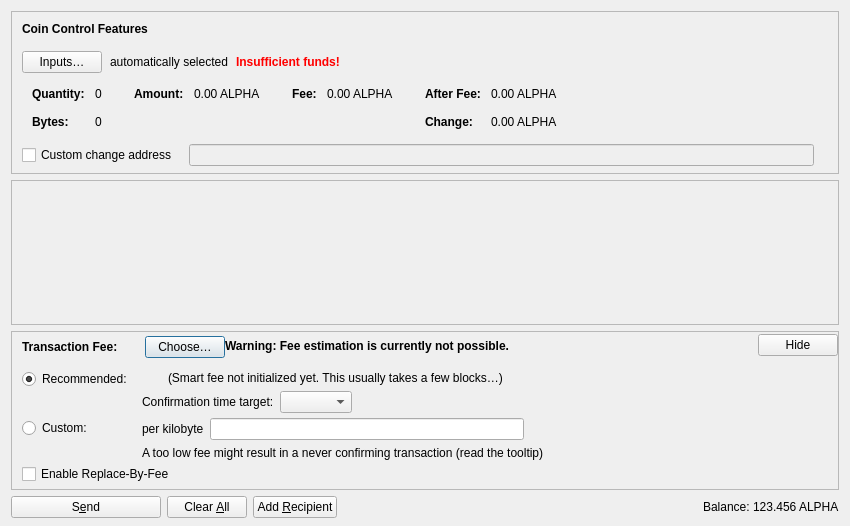
<?xml version="1.0" encoding="UTF-8"?>
<ui version="4.0">
 <class>SendCoinsDialog</class>
 <widget class="QDialog" name="SendCoinsDialog">
  <property name="geometry">
   <rect>
    <x>0</x>
    <y>0</y>
    <width>850</width>
    <height>526</height>
   </rect>
  </property>
  <property name="windowTitle">
   <string>Send Coins</string>
  </property>
  <layout class="QVBoxLayout" name="verticalLayout" stretch="0,1,0,0">
   <property name="bottomMargin">
    <number>8</number>
   </property>
   <item>
    <widget class="QFrame" name="frameCoinControl">
     <property name="sizePolicy">
      <sizepolicy hsizetype="Expanding" vsizetype="Expanding">
       <horstretch>0</horstretch>
       <verstretch>0</verstretch>
      </sizepolicy>
     </property>
     <property name="maximumSize">
      <size>
       <width>16777215</width>
       <height>16777215</height>
      </size>
     </property>
     <property name="frameShape">
      <enum>QFrame::StyledPanel</enum>
     </property>
     <property name="frameShadow">
      <enum>QFrame::Sunken</enum>
     </property>
     <layout class="QVBoxLayout" name="verticalLayoutCoinControl2">
      <property name="spacing">
       <number>0</number>
      </property>
      <property name="leftMargin">
       <number>0</number>
      </property>
      <property name="topMargin">
       <number>0</number>
      </property>
      <property name="rightMargin">
       <number>0</number>
      </property>
      <property name="bottomMargin">
       <number>6</number>
      </property>
      <item>
       <layout class="QVBoxLayout" name="verticalLayoutCoinControl" stretch="0,0,0,0,1">
        <property name="spacing">
         <number>0</number>
        </property>
        <property name="leftMargin">
         <number>10</number>
        </property>
        <property name="topMargin">
         <number>10</number>
        </property>
        <item>
         <layout class="QHBoxLayout" name="horizontalLayoutCoinControl1">
          <property name="bottomMargin">
           <number>15</number>
          </property>
          <item>
           <widget class="QLabel" name="labelCoinControlFeatures">
            <property name="sizePolicy">
             <sizepolicy hsizetype="Preferred" vsizetype="Maximum">
              <horstretch>0</horstretch>
              <verstretch>0</verstretch>
             </sizepolicy>
            </property>
            <property name="font">
             <font>
              <weight>75</weight>
              <bold>true</bold>
             </font>
            </property>
            <property name="styleSheet">
             <string notr="true">font-weight:bold;</string>
            </property>
            <property name="text">
             <string>Coin Control Features</string>
            </property>
           </widget>
          </item>
         </layout>
        </item>
        <item>
         <layout class="QHBoxLayout" name="horizontalLayoutCoinControl2" stretch="0,0,0,0">
          <property name="spacing">
           <number>8</number>
          </property>
          <property name="bottomMargin">
           <number>10</number>
          </property>
          <item>
           <widget class="QPushButton" name="pushButtonCoinControl">
            <property name="styleSheet">
             <string notr="true"/>
            </property>
            <property name="text">
             <string>Inputs…</string>
            </property>
            <property name="autoDefault">
             <bool>false</bool>
            </property>
           </widget>
          </item>
          <item>
           <widget class="QLabel" name="labelCoinControlAutomaticallySelected">
            <property name="text">
             <string>automatically selected</string>
            </property>
            <property name="margin">
             <number>5</number>
            </property>
           </widget>
          </item>
          <item>
           <widget class="QLabel" name="labelCoinControlInsuffFunds">
            <property name="font">
             <font>
              <weight>75</weight>
              <bold>true</bold>
             </font>
            </property>
            <property name="styleSheet">
             <string notr="true">color:red;font-weight:bold;</string>
            </property>
            <property name="text">
             <string>Insufficient funds!</string>
            </property>
            <property name="margin">
             <number>5</number>
            </property>
           </widget>
          </item>
          <item>
           <spacer name="horizontalSpacerCoinControl">
            <property name="orientation">
             <enum>Qt::Horizontal</enum>
            </property>
            <property name="sizeHint" stdset="0">
             <size>
              <width>40</width>
              <height>1</height>
             </size>
            </property>
           </spacer>
          </item>
         </layout>
        </item>
        <item>
         <widget class="QWidget" name="widgetCoinControl" native="true">
          <property name="sizePolicy">
           <sizepolicy hsizetype="Preferred" vsizetype="Preferred">
            <horstretch>0</horstretch>
            <verstretch>0</verstretch>
           </sizepolicy>
          </property>
          <property name="minimumSize">
           <size>
            <width>0</width>
            <height>0</height>
           </size>
          </property>
          <property name="styleSheet">
           <string notr="true"/>
          </property>
          <layout class="QHBoxLayout" name="horizontalLayoutCoinControl5">
           <property name="leftMargin">
            <number>0</number>
           </property>
           <property name="topMargin">
            <number>0</number>
           </property>
           <property name="rightMargin">
            <number>0</number>
           </property>
           <property name="bottomMargin">
            <number>0</number>
           </property>
           <item>
            <layout class="QHBoxLayout" name="horizontalLayoutCoinControl3" stretch="0,0,0,1">
             <property name="spacing">
              <number>20</number>
             </property>
             <property name="topMargin">
              <number>0</number>
             </property>
             <property name="bottomMargin">
              <number>10</number>
             </property>
             <item>
              <layout class="QFormLayout" name="formLayoutCoinControl1">
               <property name="labelAlignment">
                <set>Qt::AlignLeft|Qt::AlignVCenter</set>
               </property>
               <property name="horizontalSpacing">
                <number>10</number>
               </property>
               <property name="verticalSpacing">
                <number>14</number>
               </property>
               <property name="leftMargin">
                <number>10</number>
               </property>
               <property name="topMargin">
                <number>4</number>
               </property>
               <property name="rightMargin">
                <number>6</number>
               </property>
               <item row="0" column="0">
                <widget class="QLabel" name="labelCoinControlQuantityText">
                 <property name="font">
                  <font>
                   <weight>75</weight>
                   <bold>true</bold>
                  </font>
                 </property>
                 <property name="text">
                  <string>Quantity:</string>
                 </property>
                 <property name="margin">
                  <number>0</number>
                 </property>
                </widget>
               </item>
               <item row="0" column="1">
                <widget class="QLabel" name="labelCoinControlQuantity">
                 <property name="cursor">
                  <cursorShape>IBeamCursor</cursorShape>
                 </property>
                 <property name="contextMenuPolicy">
                  <enum>Qt::ActionsContextMenu</enum>
                 </property>
                 <property name="text">
                  <string notr="true">0</string>
                 </property>
                 <property name="margin">
                  <number>0</number>
                 </property>
                 <property name="textInteractionFlags">
                  <set>Qt::LinksAccessibleByMouse|Qt::TextSelectableByKeyboard|Qt::TextSelectableByMouse</set>
                 </property>
                </widget>
               </item>
               <item row="1" column="0">
                <widget class="QLabel" name="labelCoinControlBytesText">
                 <property name="font">
                  <font>
                   <weight>75</weight>
                   <bold>true</bold>
                  </font>
                 </property>
                 <property name="text">
                  <string>Bytes:</string>
                 </property>
                </widget>
               </item>
               <item row="1" column="1">
                <widget class="QLabel" name="labelCoinControlBytes">
                 <property name="cursor">
                  <cursorShape>IBeamCursor</cursorShape>
                 </property>
                 <property name="contextMenuPolicy">
                  <enum>Qt::ActionsContextMenu</enum>
                 </property>
                 <property name="text">
                  <string notr="true">0</string>
                 </property>
                 <property name="textInteractionFlags">
                  <set>Qt::LinksAccessibleByMouse|Qt::TextSelectableByKeyboard|Qt::TextSelectableByMouse</set>
                 </property>
                </widget>
               </item>
              </layout>
             </item>
             <item>
              <layout class="QFormLayout" name="formLayoutCoinControl2">
               <property name="horizontalSpacing">
                <number>10</number>
               </property>
               <property name="verticalSpacing">
                <number>14</number>
               </property>
               <property name="leftMargin">
                <number>6</number>
               </property>
               <property name="topMargin">
                <number>4</number>
               </property>
               <property name="rightMargin">
                <number>6</number>
               </property>
               <item row="0" column="0">
                <widget class="QLabel" name="labelCoinControlAmountText">
                 <property name="font">
                  <font>
                   <weight>75</weight>
                   <bold>true</bold>
                  </font>
                 </property>
                 <property name="text">
                  <string>Amount:</string>
                 </property>
                 <property name="margin">
                  <number>0</number>
                 </property>
                </widget>
               </item>
               <item row="0" column="1">
                <widget class="QLabel" name="labelCoinControlAmount">
                 <property name="cursor">
                  <cursorShape>IBeamCursor</cursorShape>
                 </property>
                 <property name="contextMenuPolicy">
                  <enum>Qt::ActionsContextMenu</enum>
                 </property>
                 <property name="text">
                  <string notr="true">0.00 ALPHA</string>
                 </property>
                 <property name="textInteractionFlags">
                  <set>Qt::LinksAccessibleByMouse|Qt::TextSelectableByKeyboard|Qt::TextSelectableByMouse</set>
                 </property>
                </widget>
               </item>
              </layout>
             </item>
             <item>
              <layout class="QFormLayout" name="formLayoutCoinControl3">
               <property name="horizontalSpacing">
                <number>10</number>
               </property>
               <property name="verticalSpacing">
                <number>14</number>
               </property>
               <property name="leftMargin">
                <number>6</number>
               </property>
               <property name="topMargin">
                <number>4</number>
               </property>
               <property name="rightMargin">
                <number>6</number>
               </property>
               <item row="0" column="0">
                <widget class="QLabel" name="labelCoinControlFeeText">
                 <property name="font">
                  <font>
                   <weight>75</weight>
                   <bold>true</bold>
                  </font>
                 </property>
                 <property name="text">
                  <string>Fee:</string>
                 </property>
                 <property name="margin">
                  <number>0</number>
                 </property>
                </widget>
               </item>
               <item row="0" column="1">
                <widget class="QLabel" name="labelCoinControlFee">
                 <property name="cursor">
                  <cursorShape>IBeamCursor</cursorShape>
                 </property>
                 <property name="contextMenuPolicy">
                  <enum>Qt::ActionsContextMenu</enum>
                 </property>
                 <property name="text">
                  <string notr="true">0.00 ALPHA</string>
                 </property>
                 <property name="textInteractionFlags">
                  <set>Qt::LinksAccessibleByMouse|Qt::TextSelectableByKeyboard|Qt::TextSelectableByMouse</set>
                 </property>
                </widget>
               </item>
              </layout>
             </item>
             <item>
              <layout class="QFormLayout" name="formLayoutCoinControl4">
               <property name="labelAlignment">
                <set>Qt::AlignLeft|Qt::AlignVCenter</set>
               </property>
               <property name="horizontalSpacing">
                <number>10</number>
               </property>
               <property name="verticalSpacing">
                <number>14</number>
               </property>
               <property name="leftMargin">
                <number>6</number>
               </property>
               <property name="topMargin">
                <number>4</number>
               </property>
               <property name="rightMargin">
                <number>6</number>
               </property>
               <item row="0" column="0">
                <widget class="QLabel" name="labelCoinControlAfterFeeText">
                 <property name="font">
                  <font>
                   <weight>75</weight>
                   <bold>true</bold>
                  </font>
                 </property>
                 <property name="text">
                  <string>After Fee:</string>
                 </property>
                 <property name="margin">
                  <number>0</number>
                 </property>
                </widget>
               </item>
               <item row="0" column="1">
                <widget class="QLabel" name="labelCoinControlAfterFee">
                 <property name="cursor">
                  <cursorShape>IBeamCursor</cursorShape>
                 </property>
                 <property name="contextMenuPolicy">
                  <enum>Qt::ActionsContextMenu</enum>
                 </property>
                 <property name="text">
                  <string notr="true">0.00 ALPHA</string>
                 </property>
                 <property name="textInteractionFlags">
                  <set>Qt::LinksAccessibleByMouse|Qt::TextSelectableByKeyboard|Qt::TextSelectableByMouse</set>
                 </property>
                </widget>
               </item>
               <item row="1" column="0">
                <widget class="QLabel" name="labelCoinControlChangeText">
                 <property name="font">
                  <font>
                   <weight>75</weight>
                   <bold>true</bold>
                  </font>
                 </property>
                 <property name="text">
                  <string>Change:</string>
                 </property>
                </widget>
               </item>
               <item row="1" column="1">
                <widget class="QLabel" name="labelCoinControlChange">
                 <property name="cursor">
                  <cursorShape>IBeamCursor</cursorShape>
                 </property>
                 <property name="contextMenuPolicy">
                  <enum>Qt::ActionsContextMenu</enum>
                 </property>
                 <property name="text">
                  <string notr="true">0.00 ALPHA</string>
                 </property>
                 <property name="textInteractionFlags">
                  <set>Qt::LinksAccessibleByMouse|Qt::TextSelectableByKeyboard|Qt::TextSelectableByMouse</set>
                 </property>
                </widget>
               </item>
              </layout>
             </item>
            </layout>
           </item>
          </layout>
         </widget>
        </item>
        <item>
         <layout class="QHBoxLayout" name="horizontalLayoutCoinControl4" stretch="0,0,0">
          <property name="spacing">
           <number>12</number>
          </property>
          <property name="sizeConstraint">
           <enum>QLayout::SetDefaultConstraint</enum>
          </property>
          <property name="topMargin">
           <number>5</number>
          </property>
          <property name="rightMargin">
           <number>5</number>
          </property>
          <item>
           <widget class="QCheckBox" name="checkBoxCoinControlChange">
            <property name="toolTip">
             <string>If this is activated, but the change address is empty or invalid, change will be sent to a newly generated address.</string>
            </property>
            <property name="text">
             <string>Custom change address</string>
            </property>
           </widget>
          </item>
          <item>
           <widget class="QValidatedLineEdit" name="lineEditCoinControlChange">
            <property name="enabled">
             <bool>false</bool>
            </property>
            <property name="sizePolicy">
             <sizepolicy hsizetype="Expanding" vsizetype="Fixed">
              <horstretch>0</horstretch>
              <verstretch>0</verstretch>
             </sizepolicy>
            </property>
           </widget>
          </item>
          <item>
           <widget class="QLabel" name="labelCoinControlChangeLabel">
            <property name="sizePolicy">
             <sizepolicy hsizetype="Preferred" vsizetype="Expanding">
              <horstretch>0</horstretch>
              <verstretch>0</verstretch>
             </sizepolicy>
            </property>
            <property name="minimumSize">
             <size>
              <width>0</width>
              <height>0</height>
             </size>
            </property>
            <property name="text">
             <string/>
            </property>
            <property name="margin">
             <number>3</number>
            </property>
           </widget>
          </item>
         </layout>
        </item>
        <item>
         <spacer name="verticalSpacerCoinControl">
          <property name="orientation">
           <enum>Qt::Vertical</enum>
          </property>
          <property name="sizeHint" stdset="0">
           <size>
            <width>800</width>
            <height>1</height>
           </size>
          </property>
         </spacer>
        </item>
       </layout>
      </item>
     </layout>
    </widget>
   </item>
   <item>
    <widget class="QScrollArea" name="scrollArea">
     <property name="widgetResizable">
      <bool>true</bool>
     </property>
     <widget class="QWidget" name="scrollAreaWidgetContents">
      <property name="geometry">
       <rect>
        <x>0</x>
        <y>0</y>
        <width>830</width>
        <height>104</height>
       </rect>
      </property>
      <layout class="QVBoxLayout" name="verticalLayout_2" stretch="0,1">
       <property name="leftMargin">
        <number>0</number>
       </property>
       <property name="topMargin">
        <number>0</number>
       </property>
       <property name="rightMargin">
        <number>0</number>
       </property>
       <property name="bottomMargin">
        <number>0</number>
       </property>
       <item>
        <layout class="QVBoxLayout" name="entries">
         <property name="spacing">
          <number>6</number>
         </property>
        </layout>
       </item>
       <item>
        <spacer name="verticalSpacer">
         <property name="orientation">
          <enum>Qt::Vertical</enum>
         </property>
         <property name="sizeHint" stdset="0">
          <size>
           <width>20</width>
           <height>40</height>
          </size>
         </property>
        </spacer>
       </item>
      </layout>
     </widget>
    </widget>
   </item>
   <item>
    <widget class="QFrame" name="frameFee">
     <property name="sizePolicy">
      <sizepolicy hsizetype="Expanding" vsizetype="Expanding">
       <horstretch>0</horstretch>
       <verstretch>0</verstretch>
      </sizepolicy>
     </property>
     <property name="maximumSize">
      <size>
       <width>16777215</width>
       <height>16777215</height>
      </size>
     </property>
     <property name="frameShape">
      <enum>QFrame::StyledPanel</enum>
     </property>
     <property name="frameShadow">
      <enum>QFrame::Sunken</enum>
     </property>
     <layout class="QVBoxLayout" name="verticalLayoutFee1">
      <property name="spacing">
       <number>0</number>
      </property>
      <property name="leftMargin">
       <number>0</number>
      </property>
      <property name="topMargin">
       <number>0</number>
      </property>
      <property name="rightMargin">
       <number>0</number>
      </property>
      <property name="bottomMargin">
       <number>0</number>
      </property>
      <item>
       <layout class="QVBoxLayout" name="verticalLayoutFee2" stretch="0,0,0">
        <property name="spacing">
         <number>0</number>
        </property>
        <property name="leftMargin">
         <number>10</number>
        </property>
        <property name="topMargin">
         <number>0</number>
        </property>
        <item>
         <layout class="QHBoxLayout" name="horizontalLayoutFee1">
          <property name="bottomMargin">
           <number>0</number>
          </property>
          <item>
           <layout class="QVBoxLayout" name="verticalLayoutFee7">
            <property name="spacing">
             <number>0</number>
            </property>
            <item>
             <spacer name="verticalSpacerSmartFee">
              <property name="orientation">
               <enum>Qt::Vertical</enum>
              </property>
              <property name="sizeType">
               <enum>QSizePolicy::Fixed</enum>
              </property>
              <property name="sizeHint" stdset="0">
               <size>
                <width>1</width>
                <height>4</height>
               </size>
              </property>
             </spacer>
            </item>
            <item>
             <layout class="QHBoxLayout" name="horizontalLayoutSmartFee">
              <property name="spacing">
               <number>10</number>
              </property>
              <item>
               <widget class="QLabel" name="labelFeeHeadline">
                <property name="sizePolicy">
                 <sizepolicy hsizetype="Preferred" vsizetype="Maximum">
                  <horstretch>0</horstretch>
                  <verstretch>0</verstretch>
                 </sizepolicy>
                </property>
                <property name="font">
                 <font>
                  <weight>75</weight>
                  <bold>true</bold>
                 </font>
                </property>
                <property name="styleSheet">
                 <string notr="true">font-weight:bold;</string>
                </property>
                <property name="text">
                 <string>Transaction Fee:</string>
                </property>
               </widget>
              </item>
              <item>
               <widget class="QLabel" name="labelFeeMinimized">
                <property name="text">
                 <string/>
                </property>
               </widget>
              </item>
              <item>
               <widget class="QPushButton" name="buttonChooseFee">
                <property name="text">
                 <string>Choose…</string>
                </property>
               </widget>
              </item>
             </layout>
            </item>
            <item>
             <spacer name="verticalSpacer_5">
              <property name="orientation">
               <enum>Qt::Vertical</enum>
              </property>
              <property name="sizeHint" stdset="0">
               <size>
                <width>1</width>
                <height>1</height>
               </size>
              </property>
             </spacer>
            </item>
           </layout>
          </item>
          <item>
           <widget class="QLabel" name="fallbackFeeWarningLabel">
            <property name="toolTip">
             <string>Using the fallbackfee can result in sending a transaction that will take several hours or days (or never) to confirm. Consider choosing your fee manually or wait until you have validated the complete chain.</string>
            </property>
            <property name="font">
            <font>
                <weight>75</weight>
                <bold>true</bold>
            </font>
            </property>
            <property name="text">
             <string>Warning: Fee estimation is currently not possible.</string>
            </property>
            <property name="wordWrap">
             <bool>false</bool>
            </property>
           </widget>
          </item>
          <item>
           <spacer name="horizontalSpacer_4">
            <property name="orientation">
             <enum>Qt::Horizontal</enum>
            </property>
            <property name="sizeType">
             <enum>QSizePolicy::MinimumExpanding</enum>
            </property>
            <property name="sizeHint" stdset="0">
             <size>
              <width>40</width>
              <height>20</height>
             </size>
            </property>
           </spacer>
          </item>
          <item>
           <widget class="QPushButton" name="buttonMinimizeFee">
            <property name="toolTip">
             <string>Hide transaction fee settings</string>
            </property>
            <property name="text">
             <string>Hide</string>
            </property>
           </widget>
          </item>
         </layout>
        </item>
        <item>
         <widget class="QFrame" name="frameFeeSelection">
          <layout class="QVBoxLayout" name="verticalLayoutFee12">
           <property name="spacing">
            <number>0</number>
           </property>
           <property name="leftMargin">
            <number>0</number>
           </property>
           <property name="topMargin">
            <number>0</number>
           </property>
           <property name="rightMargin">
            <number>0</number>
           </property>
           <property name="bottomMargin">
            <number>0</number>
           </property>
           <item>
            <layout class="QGridLayout" name="gridLayoutFee">
             <property name="topMargin">
              <number>10</number>
             </property>
             <property name="bottomMargin">
              <number>4</number>
             </property>
             <property name="horizontalSpacing">
              <number>10</number>
             </property>
             <property name="verticalSpacing">
              <number>4</number>
             </property>
             <item row="1" column="1">
              <layout class="QVBoxLayout" name="verticalLayoutFee8">
               <property name="spacing">
                <number>6</number>
               </property>
               <item>
                <layout class="QHBoxLayout" name="horizontalLayoutFee13">
                 <item>
                  <widget class="QLabel" name="labelCustomPerKilobyte">
                   <property name="toolTip">
                    <string>Specify a custom fee per kB (1,000 bytes) of the transaction's virtual size.

Note:  Since the fee is calculated on a per-byte basis, a fee rate of "100 satoshis per kvB" for a transaction size of 500 virtual bytes (half of 1 kvB) would ultimately yield a fee of only 50 satoshis.</string>
                   </property>
                   <property name="text">
                    <string>per kilobyte</string>
                   </property>
                  </widget>
                 </item>
                 <item>
                  <widget class="BitcoinAmountField" name="customFee"/>
                 </item>
                 <item>
                  <spacer name="horizontalSpacer_6">
                   <property name="orientation">
                    <enum>Qt::Horizontal</enum>
                   </property>
                   <property name="sizeHint" stdset="0">
                    <size>
                     <width>1</width>
                     <height>1</height>
                    </size>
                   </property>
                  </spacer>
                 </item>
                </layout>
               </item>
               <item>
                <layout class="QHBoxLayout" name="horizontalLayoutFee8">
                 <item>
                  <widget class="QLabel" name="labelCustomFeeWarning">
                   <property name="enabled">
                    <bool>true</bool>
                   </property>
                   <property name="toolTip">
                    <string>When there is less transaction volume than space in the blocks, miners as well as relaying nodes may enforce a minimum fee. Paying only this minimum fee is just fine, but be aware that this can result in a never confirming transaction once there is more demand for bitcoin transactions than the network can process.</string>
                   </property>
                   <property name="text">
                    <string>A too low fee might result in a never confirming transaction (read the tooltip)</string>
                   </property>
                  </widget>
                 </item>
                 <item>
                  <spacer name="horizontalSpacer_2">
                   <property name="orientation">
                    <enum>Qt::Horizontal</enum>
                   </property>
                   <property name="sizeHint" stdset="0">
                    <size>
                     <width>1</width>
                     <height>1</height>
                    </size>
                   </property>
                  </spacer>
                 </item>
                </layout>
               </item>
              </layout>
             </item>
             <item row="0" column="0">
              <layout class="QVBoxLayout" name="verticalLayoutFee4" stretch="0,1">
               <item>
                <widget class="QRadioButton" name="radioSmartFee">
                 <property name="text">
                  <string>Recommended:</string>
                 </property>
                 <property name="checked">
                  <bool>true</bool>
                 </property>
                 <attribute name="buttonGroup">
                  <string notr="true">groupFee</string>
                 </attribute>
                </widget>
               </item>
               <item>
                <spacer name="verticalSpacer_2">
                 <property name="orientation">
                  <enum>Qt::Vertical</enum>
                 </property>
                 <property name="sizeHint" stdset="0">
                  <size>
                   <width>1</width>
                   <height>1</height>
                  </size>
                 </property>
                </spacer>
               </item>
              </layout>
             </item>
             <item row="1" column="0">
              <layout class="QVBoxLayout" name="verticalLayoutFee9" stretch="0,1">
               <item>
                <widget class="QRadioButton" name="radioCustomFee">
                 <property name="text">
                  <string>Custom:</string>
                 </property>
                 <attribute name="buttonGroup">
                  <string notr="true">groupFee</string>
                 </attribute>
                </widget>
               </item>
               <item>
                <spacer name="verticalSpacer_6">
                 <property name="orientation">
                  <enum>Qt::Vertical</enum>
                 </property>
                 <property name="sizeHint" stdset="0">
                  <size>
                   <width>1</width>
                   <height>1</height>
                  </size>
                 </property>
                </spacer>
               </item>
              </layout>
             </item>
             <item row="0" column="1">
              <layout class="QVBoxLayout" name="verticalLayoutFee3" stretch="0,0,1">
               <property name="spacing">
                <number>6</number>
               </property>
               <property name="topMargin">
                <number>2</number>
               </property>
               <item>
                <layout class="QHBoxLayout" name="horizontalLayoutFee12">
                 <item>
                  <widget class="QLabel" name="labelSmartFee">
                   <property name="text">
                    <string/>
                   </property>
                  </widget>
                 </item>
                 <item>
                  <widget class="QLabel" name="labelFeeEstimation">
                   <property name="text">
                    <string/>
                   </property>
                  </widget>
                 </item>
                 <item>
                  <widget class="QLabel" name="labelSmartFee2">
                   <property name="text">
                    <string>(Smart fee not initialized yet. This usually takes a few blocks…)</string>
                   </property>
                  </widget>
                 </item>
                 <item>
                  <spacer name="horizontalSpacer_5">
                   <property name="orientation">
                    <enum>Qt::Horizontal</enum>
                   </property>
                   <property name="sizeHint" stdset="0">
                    <size>
                     <width>1</width>
                     <height>1</height>
                    </size>
                   </property>
                  </spacer>
                 </item>
                </layout>
               </item>
               <item>
                <layout class="QHBoxLayout" name="horizontalLayoutFee9">
                 <item>
                  <layout class="QVBoxLayout" name="verticalLayoutFee6">
                   <item>
                    <widget class="QLabel" name="labelSmartFee3">
                     <property name="text">
                      <string>Confirmation time target:</string>
                     </property>
                    </widget>
                   </item>
                  </layout>
                 </item>
                 <item>
                  <layout class="QVBoxLayout" name="verticalLayoutFee5">
                   <property name="rightMargin">
                    <number>30</number>
                   </property>
                   <item>
                    <layout class="QHBoxLayout" name="horizontalLayoutConfTarget">
                     <property name="bottomMargin">
                      <number>0</number>
                     </property>
                     <item>
                      <widget class="QComboBox" name="confTargetSelector"/>
                     </item>
                     <item>
                      <spacer name="horizontalSpacerConfTarget">
                       <property name="orientation">
                        <enum>Qt::Horizontal</enum>
                       </property>
                       <property name="sizeHint" stdset="0">
                        <size>
                         <width>40</width>
                         <height>20</height>
                        </size>
                       </property>
                      </spacer>
                     </item>
                    </layout>
                   </item>
                  </layout>
                 </item>
                </layout>
               </item>
               <item>
                <spacer name="verticalSpacer_4">
                 <property name="orientation">
                  <enum>Qt::Vertical</enum>
                 </property>
                 <property name="sizeHint" stdset="0">
                  <size>
                   <width>1</width>
                   <height>1</height>
                  </size>
                 </property>
                </spacer>
               </item>
              </layout>
             </item>
            </layout>
           </item>
           <item>
            <widget class="QCheckBox" name="optInRBF">
             <property name="text">
              <string>Enable Replace-By-Fee</string>
             </property>
             <property name="toolTip">
              <string>With Replace-By-Fee (BIP-125) you can increase a transaction's fee after it is sent. Without this, a higher fee may be recommended to compensate for increased transaction delay risk.</string>
             </property>
            </widget>
           </item>
          </layout>
         </widget>
        </item>
        <item>
         <spacer name="verticalSpacerFee">
          <property name="orientation">
           <enum>Qt::Vertical</enum>
          </property>
          <property name="sizeHint" stdset="0">
           <size>
            <width>40</width>
            <height>5</height>
           </size>
          </property>
         </spacer>
        </item>
       </layout>
      </item>
     </layout>
    </widget>
   </item>
   <item>
    <layout class="QHBoxLayout" name="horizontalLayout">
     <item>
      <widget class="QPushButton" name="sendButton">
       <property name="minimumSize">
        <size>
         <width>150</width>
         <height>0</height>
        </size>
       </property>
       <property name="toolTip">
        <string>Confirm the send action</string>
       </property>
       <property name="text">
        <string>S&amp;end</string>
       </property>
       <property name="icon">
        <iconset resource="../bitcoin.qrc">
         <normaloff>:/icons/send</normaloff>:/icons/send</iconset>
       </property>
       <property name="autoDefault">
        <bool>false</bool>
       </property>
       <property name="default">
        <bool>false</bool>
       </property>
      </widget>
     </item>
     <item>
      <widget class="QPushButton" name="clearButton">
       <property name="sizePolicy">
        <sizepolicy hsizetype="Minimum" vsizetype="Fixed">
         <horstretch>0</horstretch>
         <verstretch>0</verstretch>
        </sizepolicy>
       </property>
       <property name="toolTip">
        <string>Clear all fields of the form.</string>
       </property>
       <property name="text">
        <string>Clear &amp;All</string>
       </property>
       <property name="icon">
        <iconset resource="../bitcoin.qrc">
         <normaloff>:/icons/remove</normaloff>:/icons/remove</iconset>
       </property>
       <property name="autoDefault">
        <bool>false</bool>
       </property>
      </widget>
     </item>
     <item>
      <widget class="QPushButton" name="addButton">
       <property name="toolTip">
        <string>Send to multiple recipients at once</string>
       </property>
       <property name="text">
        <string>Add &amp;Recipient</string>
       </property>
       <property name="icon">
        <iconset resource="../bitcoin.qrc">
         <normaloff>:/icons/add</normaloff>:/icons/add</iconset>
       </property>
       <property name="autoDefault">
        <bool>false</bool>
       </property>
      </widget>
     </item>
     <item>
      <spacer name="horizontalSpacer">
       <property name="orientation">
        <enum>Qt::Horizontal</enum>
       </property>
       <property name="sizeHint" stdset="0">
        <size>
         <width>40</width>
         <height>20</height>
        </size>
       </property>
      </spacer>
     </item>
     <item>
      <layout class="QHBoxLayout" name="horizontalLayout_2">
       <property name="spacing">
        <number>3</number>
       </property>
       <item>
        <widget class="QLabel" name="labelBalanceName">
         <property name="sizePolicy">
          <sizepolicy hsizetype="Preferred" vsizetype="Fixed">
           <horstretch>0</horstretch>
           <verstretch>0</verstretch>
          </sizepolicy>
         </property>
         <property name="text">
          <string>Balance:</string>
         </property>
        </widget>
       </item>
       <item>
        <widget class="QLabel" name="labelBalance">
         <property name="sizePolicy">
          <sizepolicy hsizetype="Preferred" vsizetype="Fixed">
           <horstretch>0</horstretch>
           <verstretch>0</verstretch>
          </sizepolicy>
         </property>
         <property name="cursor">
          <cursorShape>IBeamCursor</cursorShape>
         </property>
         <property name="text">
          <string notr="true">123.456 ALPHA</string>
         </property>
         <property name="textInteractionFlags">
          <set>Qt::LinksAccessibleByMouse|Qt::TextSelectableByKeyboard|Qt::TextSelectableByMouse</set>
         </property>
        </widget>
       </item>
      </layout>
     </item>
    </layout>
   </item>
  </layout>
 </widget>
 <customwidgets>
  <customwidget>
   <class>QValidatedLineEdit</class>
   <extends>QLineEdit</extends>
   <header>qt/qvalidatedlineedit.h</header>
  </customwidget>
  <customwidget>
   <class>BitcoinAmountField</class>
   <extends>QLineEdit</extends>
   <header>qt/bitcoinamountfield.h</header>
   <container>1</container>
  </customwidget>
 </customwidgets>
 <resources>
  <include location="../bitcoin.qrc"/>
 </resources>
 <connections/>
 <buttongroups>
  <buttongroup name="groupFee"/>
 </buttongroups>
</ui>
